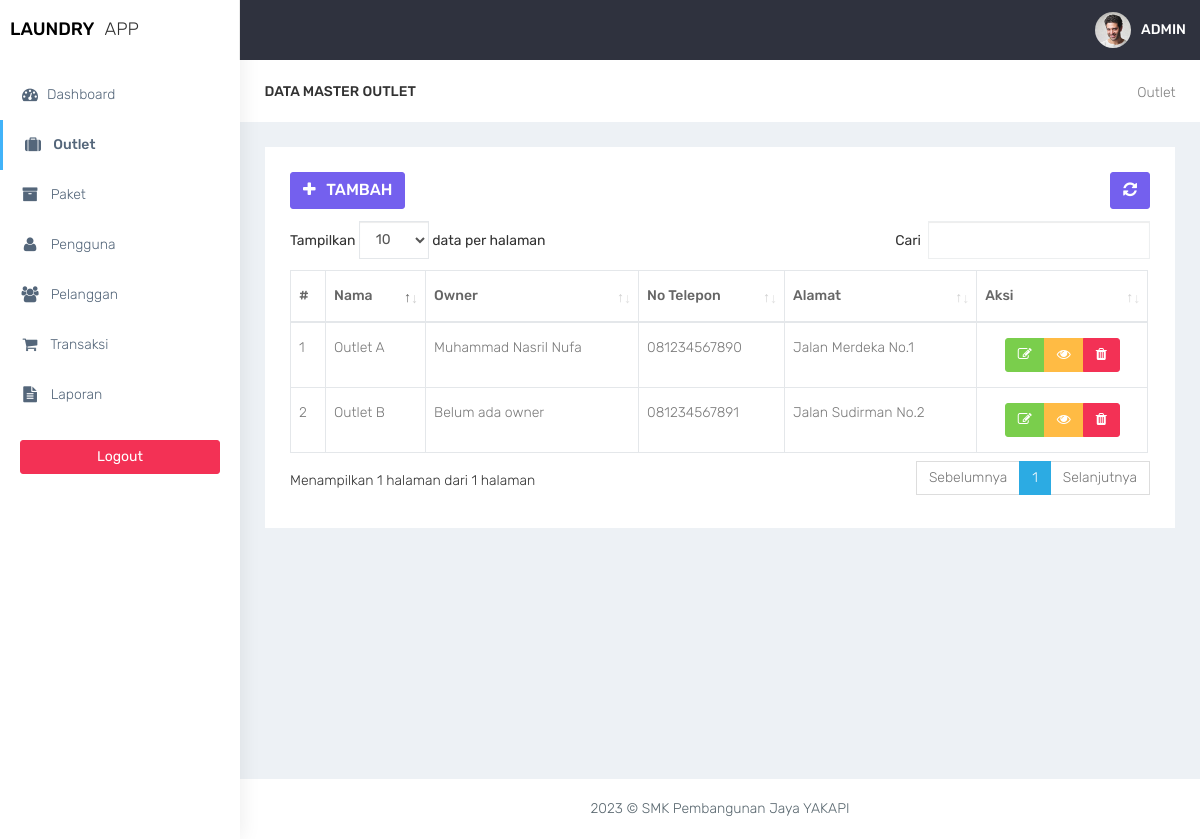
The app's page /admin/outlet.php with its own data.
### tables this page shows
CREATE TABLE tb_user (
    id INT(11) AUTO_INCREMENT PRIMARY KEY,
    nama VARCHAR(100) NOT NULL,
    username VARCHAR(30) NOT NULL UNIQUE,
    password VARCHAR(255) NOT NULL,
    id_outlet INT(11),
    role ENUM('admin', 'kasir', 'owner') NOT NULL,
    FOREIGN KEY (id_outlet) REFERENCES tb_outlet(id) ON DELETE SET NULL
);

CREATE TABLE tb_outlet (
    id INT(11) AUTO_INCREMENT PRIMARY KEY,
    nama VARCHAR(100) NOT NULL,
    alamat TEXT NOT NULL,
    tlp VARCHAR(15) NOT NULL
);

### function.php (called while the page is built, shortened)
<?php
$conn = mysqli_connect("localhost", "root", "", "laundry");
function query($query)
{
    global $conn;
    $result = mysqli_query($conn, $query);
    $rows = [];
    while ($row = mysqli_fetch_assoc($result)) {
        $rows[] = $row;
    }
    return $rows;
}

### admin/outlet.php (the view, shortened to what this page needs)
<?php
require_once '../function.php';
$outlet = query("SELECT outlet.*, user.nama AS owner_nama, user.username AS owner_username FROM tb_outlet outlet LEFT JOIN tb_user user ON outlet.id = user.id_outlet AND user.role = 'owner'");
?>
<!DOCTYPE html>
<html lang="en">
<head>
    <link href="../assets/bootstrap/dist/css/bootstrap.min.css" rel="stylesheet">
    <link href="../assets/plugins/bower_components/sidebar-nav/dist/sidebar-nav.min.css" rel="stylesheet">
    <link href="../assets/plugins/bower_components/toast-master/css/jquery.toast.css" rel="stylesheet">
    <link href="../assets/plugins/bower_components/morrisjs/morris.css" rel="stylesheet">
    <link href="../assets/plugins/bower_components/chartist-js/dist/chartist.min.css" rel="stylesheet">
    <link href="../assets/plugins/bower_components/chartist-plugin-tooltip-master/dist/chartist-plugin-tooltip.css" rel="stylesheet">
    <link href="../assets/css/animate.css" rel="stylesheet">
    <link href="../assets/css/style.css" rel="stylesheet">
    <link href="../assets/css/colors/default.css" id="theme" rel="stylesheet">
    <link rel="stylesheet" type="text/css" href="../assets/DataTables/datatables.min.css" />
</head>
<body class="fix-header">
    <div id="wrapper">
        <nav class="navbar navbar-default navbar-static-top m-b-0">
            <div class="navbar-header">
                <div class="top-left-part">
                    <a class="logo" href="index.php">
                        <b style="color:black">
                            LAUNDRY
                        </b>
                        <span class="hidden-xs text-dark">
                            APP
                        </span>
                    </a>
                </div>
                <ul class="nav navbar-top-links navbar-right pull-right">
                    <li>
                        <a class="profile-pic" href="#"> <img src="../assets/plugins/images/users/varun.jpg" alt="user-img" width="36" class="img-circle"><b class="hidden-xs">ADMIN</b></a>
                    </li>
                </ul>
            </div>
        </nav>
        <div class="navbar-default sidebar" role="navigation">
            <div class="sidebar-nav slimscrollsidebar">
                <div class="sidebar-head">
                    <h3><span class="fa-fw open-close"><i class="ti-close ti-menu"></i></span> <span class="hide-menu">Navigation</span></h3>
                </div>
                <ul class="nav" id="side-menu">
                    <li style="padding: 70px 0 0;">
                        <a href="index.php" class="waves-effect "><i class="fa fa-tachometer fa-fw" aria-hidden="true"></i>Dashboard</a>
                    </li>
                    <li>
                        <a href="outlet.php" class="waves-effect active"><i class="fa fa-suitcase fa-fw" aria-hidden="true"></i> Outlet</a>
                    </li>
                    <li>
                        <a href="paket.php" class="waves-effect "><i class="fa fa-archive fa-fw" aria-hidden="true"></i> Paket</a>
                    </li>
                    <li>
                        <a href="pengguna.php" class="waves-effect "><i class="fa fa-user fa-fw" aria-hidden="true"></i> Pengguna</a>
                    </li>
                    <li>
                        <a href="pelanggan.php" class="waves-effect "><i class="fa fa-users fa-fw" aria-hidden="true"></i> Pelanggan</a>
                    </li>
                    <li>
                        <a href="transaksi.php" class="waves-effect"><i class="fa fa-shopping-cart fa-fw" aria-hidden="true"></i> Transaksi</a>
                    </li>
                    <li>
                        <a href="laporan.php" class="waves-effect "><i class="fa fa-file-text fa-fw" aria-hidden="true"></i> Laporan</a>
                    </li>
                </ul>
                <div class="center p-20">
                    <a href="logout.php" class="btn btn-danger btn-block waves-effect waves-light">Logout</a>
                </div>
            </div>
        </div>
        <div id="page-wrapper">
            <div class="container-fluid">
                <div class="row bg-title">
                    <div class="col-lg-3 col-md-4 col-sm-4 col-xs-12">
                        <h4 class="page-title">Data Master Outlet</h4>
                    </div>
                    <div class="col-lg-9 col-sm-8 col-md-8 col-xs-12">
                        <ol class="breadcrumb">
                            <li><a href="#">Outlet</a></li>
                        </ol>
                    </div>
                </div>
                <div class="row">
                    <div class="col-md-12 col-lg-12 col-sm-12 col-xs-12">
                        <div class="white-box">
                            <div class="row">
                                <div class="col-md-6">
                                    <a href="outlet_tambah.php" class="btn btn-primary box-title"><i class="fa fa-plus fa-fw"></i> Tambah</a>
                                </div>
                                <div class="col-md-6 text-right">
                                    <button id="btn-refresh" class="btn btn-primary box-title text-right" title="Refresh Data"><i class="fa fa-refresh" id="ic-refresh"></i></button>
                                </div>
                            </div>
                            <div class="table-responsive">
                                <table class="table table-bordered thead-dark" id="table">
                                    <thead class="thead-dark">
                                        <tr>
                                            <th>#</th>
                                            <th>Nama</th>
                                            <th>Owner</th>
                                            <th>No Telepon</th>
                                            <th>Alamat</th>
                                            <th>Aksi</th>
                                        </tr>
                                    </thead>
                                    <tbody>
                                        <?php $i = 1; ?>
                                        <?php foreach ($outlet as $row) : ?>
                                            <tr>
                                                <td><?= $i; ?></td>
                                                <td><?= $row['nama']; ?></td>
                                                <td><?= $row['owner_nama'] ? $row['owner_nama'] : 'Belum ada owner'; ?></td>
                                                <td><?= $row['tlp']; ?></td>
                                                <td><?= $row['alamat']; ?></td>
                                                <td align="center">
                                                    <div class="btn-group" role="group" aria-label="Basic example">
                                                        <a href="outlet_edit.php?id=<?= $row['id']; ?>" data-toggle="tooltip" data-placement="bottom" title="Edit" class="btn btn-success"><i class="fa fa-edit"></i></a>
                                                        <a href="#" data-toggle="tooltip" data-placement="bottom" title="Detail" class="btn btn-warning"><i class="fa fa-eye"></i></a>
                                                        <a href="outlet_hapus.php?id=<?= $row['id']; ?>" onclick="return confirm('Yakin hapus data?');" data-toggle="tooltip" data-placement="bottom" title="Hapus" class="btn btn-danger"><i class="fa fa-trash"></i></a>
                                                    </div>
                                                </td>
                                            </tr>
                                            <?php $i++; ?>
                                        <?php endforeach; ?>
                                    </tbody>
                                </table>
                            </div>
                        </div>
                    </div>
                </div>
            </div>
            <footer class="footer text-center"> 2023 &copy; SMK Pembangunan Jaya YAKAPI </footer>
        </div>
    </div>
    <br />
</body>
</html>

### assets/css/colors/default.css (style rules this page uses)
body { background: #fff; }
.top-left-part { background: #fff; }
.navbar-header { background: #2f323e; }
.navbar-top-links > li > a { color: #ffffff; }
.sidebar .sidebar-head { background: #ffffff; }
.sidebar .sidebar-head h3 { color: #686868; }
.sidebar { background: #fff; box-shadow: 1px 0px 20px rgba(0, 0, 0, 0.08); }
#side-menu li a { color: #54667a; }
#side-menu li a { color: #54667a; border-left: 0px solid #fff; }
#side-menu > li > a { border-left: 3px solid transperant; }
#side-menu > li > a.active { background: transperant; color: #54667a; border-left: 3px solid #41b3f9; font-weight: 500; }

### records on screen
tb_user: id_outlet.nama "Outlet A", nama "Muhammad Nasril Nufa", id_outlet.tlp "081234567890", id_outlet.alamat "Jalan Merdeka No.1"
tb_outlet: nama "Outlet B", shows "Belum ada owner", tlp "081234567891", alamat "Jalan Sudirman No.2"
